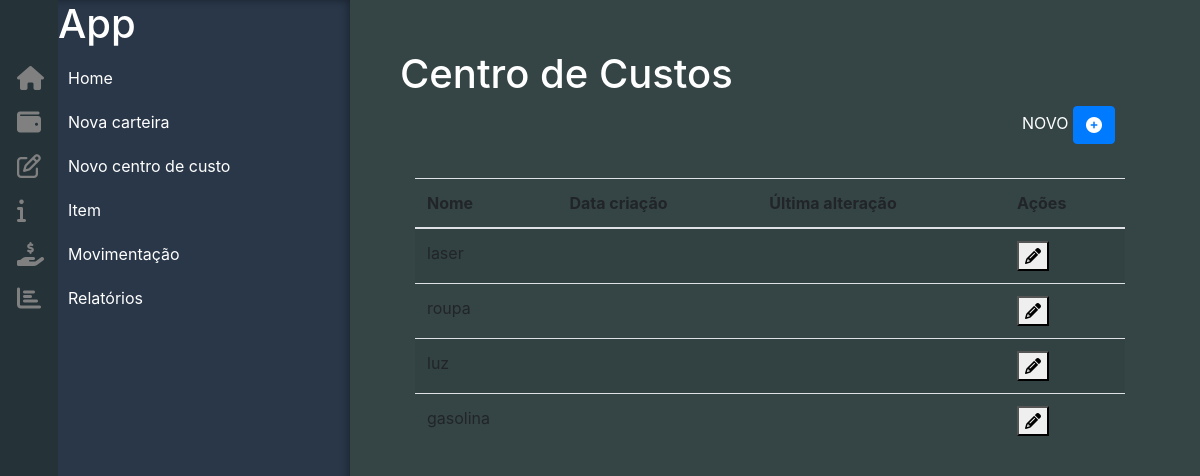
/index.php?pag=centro_custos, run on the app's committed database.
### tables this page shows
CREATE TABLE `centro_custos` (
  `id` int(11) NOT NULL,
  `nome` varchar(50) NOT NULL,
  `date_create` varchar(80) NOT NULL,
  `date_update` varchar(80) NOT NULL
);

### CentroDeCustos/class.CentroDeCustosDAO.php (called while the page is built, shortened)
<?php
require_once('C:/xampp/htdocs/ULBRA/web2/agenda/DbAdmin/class.DbAdmin.php');
class CentroDeCustosDAO{
	private $dba;
	public function CentroDeCustosDAO(){
		$dba = new DbAdmin('mysql');
		$dba->connect('localhost','root','','oc_agenda_web_2');
		$this->dba = $dba;
	}
	public function listar(){
		$dba = $this->dba;
		$vet = array();
		$query = 'SELECT *, DATE_FORMAT(date_create, "%d/%m/%Y %H:%i:%s") AS data_criacao, DATE_FORMAT(date_create, "%d/%m/%Y %H:%i:%s") AS data_alteracao
				 FROM centro_custos';
		$res = $dba->query($query);
		$num = $dba->rows($res);
		for ($i=0; $i < $num; $i++) {
			$id = $dba->result($res, $i, 'id');
			$name = $dba->result($res, $i, 'nome');
			$date_c = $dba->result($res, $i, 'data_criacao');
			$date_u = $dba->result($res, $i, 'data_alteracao');
			$centro_custos = new CentroDeCustos();
			$centro_custos->setId($id);
			$centro_custos->setNome($name);
			$centro_custos->setDateCreate($date_c);
			$centro_custos->setDateUpdate($date_u);
			$vet[] = $centro_custos;
		}
		return $vet;
	}
}
?>

### DbAdmin/class.DbAdmin.php (called while the page is built, shortened)
<?php
class DbAdmin
{
	private $conn;
	private $tipo;
	public function DbAdmin($tipo)
	{
		$this->tipo=$tipo;
	}
	public function connect($host,$user,$pass,$base)
	{
		switch ($this->tipo)
		{
			case 'mysql':
			    $this->conn = mysql_connect($host,$user,$pass) or die (mysql_error());
			break;
		}
	}
	public function query($sql)
	{
		switch ($this->tipo)
		 {
			case 'mysql':
			    $res = mysql_query($sql,$this->conn) or die (mysql_error());
				break;
		}
		return $res;
	}
	public function rows($res)
	{
		switch($this->tipo){
			case 'mysql':
				$num = mysql_num_rows($res);
			break;
		}
		return $num;
	}
	public function result ($res, $lin, $col)
	{
		switch($this->tipo){
			case 'mysql':
				$val = mysql_result($res, $lin, $col);
			break;
		}
		return $val;
	}
}
?>

### CentroDeCustos/class.CentroDeCustos.php (called while the page is built, shortened)
<?php
    class CentroDeCustos
    {
        private $id;
    	private $nome;
        public function setId($id)
        {
            $this->id=$id;
        }
        public function getId()
        {
            return $this->id;
        }
    	public function setNome($nome)
    	{
    		$this->nome=$nome;
    	}
    	public function getNome()
    	{
    		return $this->nome;
    	}
    }
?>

### pages/exe.centro_custos.php (the view, shortened to what this page needs)
<?php
	require_once("CentroDeCustos/class.CentroDeCustos.php");
	require_once("CentroDeCustos/class.CentroDeCustosDAO.php");
	$dao = new CentroDeCustosDAO();
?>
<h1 style="color: white;">Centro de Custos</h1>
<div class="float-md-right" style="margin-right: 25px;">
	<label>NOVO</label>
	<button type="button" id="btn-add-2" class="btn btn-primary" data-toggle="modal" data-target="#centerCustosModal"><i class="fa fa-plus-circle"></i></button>
</div>
<br><br><br>
<div id="tableCenterCustos" class="form-group col-md-12">
	<table class="table table-striped" >
	  <thead>
	    <tr>
	      <th scope="col">Nome</th>
	      <th scope="col">Data criação</th>
	      <th scope="col">Última alteração</th>
	      <th scope="col" colspan="2">Ações</th>
	    </tr>
	  </thead>
	  <tbody>
	  	 <?php
		  	$centro_custos = $dao->listar();
			foreach ($centro_custos as $key => $obj) {
				$id = $obj->getId();
				$name = $obj->getNome();
				$date_c = $obj->getDateCreate();
				$date_u = $obj->getDateUpdate();
		  ?>
	    <tr>
	      <td><?php echo $name; ?></td>
	      <td><?php echo $date_c; ?></td>
	      <td><?php echo $date_u; ?></td>
	      <td>
	      	<button type="button" id="<?php echo $id; ?>" data-toggle="modal" data-target="#centerCustosModal">
	      		<i class="fa fa-pencil-alt"></i>
	      	</button>
		  </td>
	    </tr>
	    <?php } ?>
	  </tbody>
	</table>
</div>

### estilos.css (style rules this page uses)
body { margin:0px; padding:0px; box-sizing:border-box; background:#354545; }

### data on the page
centro_custos: nome "laser"
centro_custos: nome "roupa"
centro_custos: nome "luz"
centro_custos: nome "gasolina"
